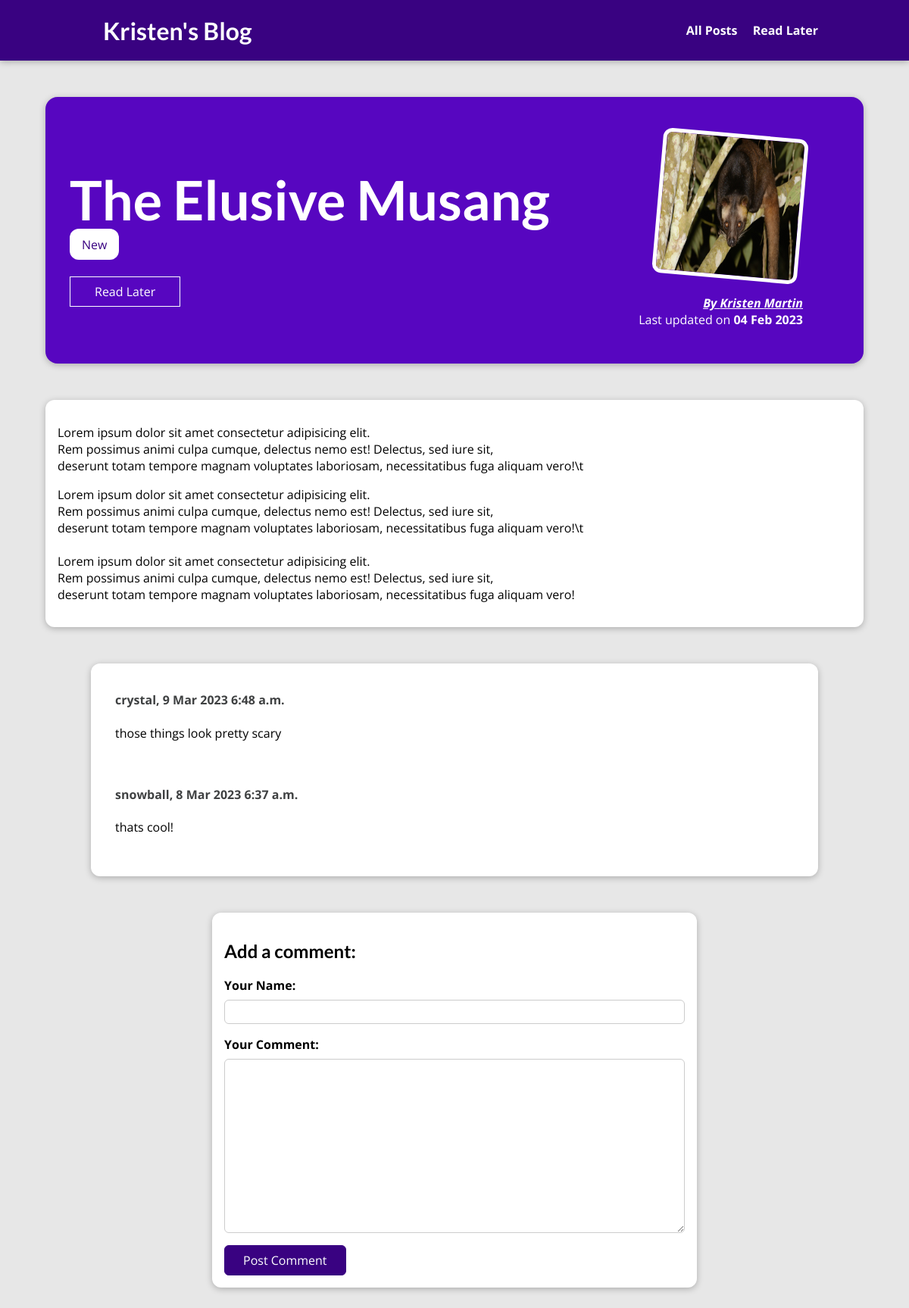
The page /posts/the-elusive-musang/ on the database its author committed.
### blog/models.py (models this page shows, shortened)
class Post(models.Model):
    title = models.CharField(max_length=140)
    excerpt = models.CharField(max_length=300)
    image_name = models.ImageField(upload_to="images", null=True)
    date = models.DateField()
    slug = models.CharField(max_length=200, default="", unique=True, db_index=True)
    content = models.TextField()
    author = models.ForeignKey(Author, null=True, on_delete=models.SET_NULL)
    tags = models.ManyToManyField(Tag, blank=True)

class Tag(models.Model):
    caption = models.CharField(max_length=75)

class Author(models.Model):
    first_name = models.CharField(max_length=50)
    last_name = models.CharField(max_length=50)
    email_address = models.EmailField(max_length=75)

class Comment(models.Model):
    user_name = models.CharField(max_length=30)
    comment_content = models.TextField(max_length=200)
    date = models.DateTimeField(auto_now_add=True)
    blog_post = models.ForeignKey(Post, on_delete=models.CASCADE, null=True)

### blog/views.py (the view)
# urls.py: path("posts/<slug:slug>/", views.GetPost.as_view(), name="post"),
class GetPost(DetailView):
    model = Post
    template_name = "blog/post.html"
    def get_context_data(self, **kwargs):
        context = super().get_context_data(**kwargs)
        context["form"] = CommentForm()
        context["comments"] = self.object.comment_set.all().order_by("-date")
        context["tags"] = self.object.tags.all()
        context["read_later_alert"] = False
        return context
    def post(self, request, slug):
        specific_post = get_object_or_404(Post, slug=slug)
        comments = specific_post.comment_set.all().order_by("-date")
        post_tags = specific_post.tags.all()
        if "submit_comment_button" in request.POST:
            form = CommentForm(request.POST)
            if form.is_valid():
                new_data = form.cleaned_data
                name = new_data["user_name"]
                content = new_data["comment_content"]
                new_comment = Comment(
                    user_name=name, comment_content=content, blog_post=specific_post)
                new_comment.save()
                return HttpResponseRedirect(reverse("post", args=[slug]))
            else:
                return render(request, "blog/post.html", {"post": specific_post, "form": form, "comments": comments, "tags": post_tags, "read_later_alert": False})
        elif "read_later_button" in request.POST:
            form = CommentForm()
            post_id = specific_post.id
            if "read_later" not in request.session:
                request.session["read_later"] = list([post_id])
                return render(request, "blog/post.html", {"post": specific_post, "form": form, "comments": comments, "tags": post_tags, "read_later_alert": True, "read_later_text": 'Successfully added to "Read Later"!'})
            elif post_id in request.session["read_later"]:
                return render(request, "blog/post.html", {"post": specific_post, "form": form, "comments": comments, "tags": post_tags, "read_later_alert": True, "read_later_text": 'Already in "Read Later"'})
            else:
                read_later_list = request.session["read_later"]
                read_later_list.append(post_id)
                request.session["read_later"] = read_later_list
                return render(request, "blog/post.html", {"post": specific_post, "form": form, "comments": comments, "tags": post_tags, "read_later_alert": True, "read_later_text": 'Successfully added to "Read Later"!'})

### blog/forms.py
class CommentForm(forms.ModelForm):
    class Meta:
        model = Comment
        fields = "__all__"
        exclude = ["date", "blog_post"]
        labels = {"user_name": "Your Name", "comment_content": "Your Comment"}

### blog/templates/blog/post.html (shortened to what this page needs)
{% extends "base.html" %}
{% load static %}
{% block page_css %}
    <link rel="stylesheet" href="{% static 'blog/post-detail.css' %}">
{% endblock %}
{% block content %}
{% include "blog/includes/header.html" %}
    <section id="summary">
        <h2>{{ post.title }}</h2>
        <div>
                {% for tag in tags %}
                    <span class="tag">{{ tag.caption }}</span>
                {% endfor %}
                <form action="/posts/{{post.slug}}/" method="POST" id="read-later-form">
                    <button type="submit" name="read_later_button" id="read-later-button">Read Later</button>
                </form>
        </div>
        <article>
            <img src="{{ post.image_name.url }}" alt="Post {{ post.title }}" />
            <address><a href="mailto:{{post.author.email_address}}">By {{ post.author.first_name }} {{ post.author.last_name }}</a></address>
            <div>
                Last updated on <time>{{ post.date|date:"d M Y" }}</time>
            </div>
        </article>
    </section>
    <main>
            <p>{{ post.content|linebreaks }}</p>
    </main>
    <section id="comments">
    {% for comment in comments %}
        <h4>{{comment.user_name}}, {{comment.date|date:"j M Y P"}}</h4>
        <p>{{comment.comment_content|linebreaks}}</p>
        <br>
    {% endfor %}
    </section>
    <section id="comment-form">
        <h2>Add a comment:</h2>
        <form action="/posts/{{post.slug}}/" method="POST">
                {% for form_field in form %}
                    <div class="form-control {% if form_field.errors %} invalid {% endif %}">
                        {{ form_field.label_tag }}
                        {{ form_field }}
                    </div>
                {% endfor %}
            <button type="submit" name="submit_comment_button">Post Comment</button>
        </form>
    </section>
{% endblock %}

### templates/base.html (shortened to what this page needs)
{% load static %}
<!DOCTYPE html>
<html lang="en">
<head>
    <link rel="stylesheet" href="{% static 'app.css' %}">
    {% block page_css %}
    {% endblock %}
</head>
<body>
    {% block content %}
    {% endblock %}
</body>
</html>

### blog/templates/blog/includes/header.html
<header id="main-navigation">
    <h1><a href='{% url "index" %}'>Kristen's Blog</a></h1>
    <nav>
        <a href='{% url "posts" %}'>All Posts</a>
        <a href='{% url "read_later" %}'>Read Later</a>
    </nav>
</header>

### static/app.css (style rules this page uses)
* { box-sizing: border-box; }
html { font-family: 'Open Sans', 'Lato', sans-serif; }
body { margin: 0; }
h1, h2, h3 { font-family: 'Lato', sans-serif; font-weight: bold; }
#main-navigation { width: 100%; height: 5rem; display: flex; justify-content: space-between; align-items: center; padding: 0 10%; position: absolute; top: 0; left: 0; }
#main-navigation a { text-decoration: none; color: white; font-weight: bold; margin-left: 1rem; }

### blog/static/blog/post-detail.css (style rules this page uses)
body { background-color: #e7e7e7; }
#main-navigation { background-color: #390281; box-shadow: 0 2px 8px rgba(0, 0, 0, 0.25); }
#summary { margin: 8rem auto 3rem auto; padding: 2rem; width: 90%; max-width: 90rem; border-radius: 16px; background-color: #5706c0; position: relative; box-shadow: 0 2px 8px rgba(0, 0, 0, 0.25); height: 22rem; }
#summary a { color:white; }
#summary h2 { color: white; font-size: 4.5rem; margin-bottom: 0.35rem; }
#summary article { position: absolute; top: 2rem; right: 3rem; padding: 1rem 2rem; border-radius: 12px; text-align: right; color: white; }
#summary article img { width: 12rem; height: 12rem; border-radius: 12px; transform: rotateZ(5deg); border: 5px solid white; margin-bottom: 1rem; }
#summary address { font-weight: bold; }
#summary time { font-weight: bold; }
#read-later-form { margin: 2rem 0; }
#read-later-button { background-color: transparent; border: 1px solid white; padding: 0.5rem 2rem; font: inherit; color: white; cursor: pointer; }
main { width: 90%; max-width: 90rem; margin: 3rem auto; background-color: white; padding: 1rem; border-radius: 12px; box-shadow: 0 2px 8px rgba(0, 0, 0, 0.25); }
.tag { background-color: white; color: #390281; padding: 0.6rem 1rem; border-radius: 12px; }
#comment-form { margin: 3rem auto; width: 90%; max-width: 40rem; border-radius: 12px; background-color: white; box-shadow: 0 2px 8px rgba(0, 0, 0, 0.25); padding: 1rem; }
#comment-form button { font: inherit; background-color: #390281; color: white; border: 1px solid #390281; padding: 0.5rem 1.5rem; border-radius: 6px; cursor: pointer; }
.form-control { margin-bottom: 1rem; }
.form-control label { font-weight: bold; margin-bottom: 0.5rem; display: block; }
.form-control input, .form-control textarea { display: block; width: 100%; font: inherit; padding: 0.25rem; border-radius: 6px; border: 1px solid #ccc; }
#comments { margin: 3rem auto; width: 90%; max-width: 60rem; border-radius: 12px; background-color: white; box-shadow: 0 2px 8px rgba(0, 0, 0, 0.25); padding: 1rem 2rem; }
#comments h4 { color:rgb(63, 65, 66) }

### rows shown on the page
Post: title "The Elusive Musang", image_name (picture), author.first_name "Kristen", author.last_name "Martin", date "04 Feb 2023", content "Lorem ipsum dolor sit amet consectetur adipisicing elit. Rem possimus animi culpa cumque, delectus nemo est! Delectus, sed iure sit, deserunt totam tempore magnam voluptates laboriosam, necessitatibus fuga aliquam vero!\\t Lorem ipsum dolor sit amet consectetur adipisicing elit. Rem possimus animi culpa cumque, delectus nemo est! Delectus, sed iure sit, deserunt totam tempore magnam voluptates laboriosam, necessitatibus fuga aliquam vero!\\t Lorem ipsum dolor sit amet consectetur adipisicing elit. Rem possimus animi culpa cumque, delectus nemo est! Delectus, sed iure sit, deserunt totam tempore magnam voluptates laboriosam, necessitatibus fuga aliquam vero!"
Tag: caption "New"
Comment: user_name "crystal", date "9 Mar 2023 6:48 a.m.", comment_content "those things look pretty scary"
Comment: user_name "snowball", date "8 Mar 2023 6:37 a.m.", comment_content "thats cool!"
